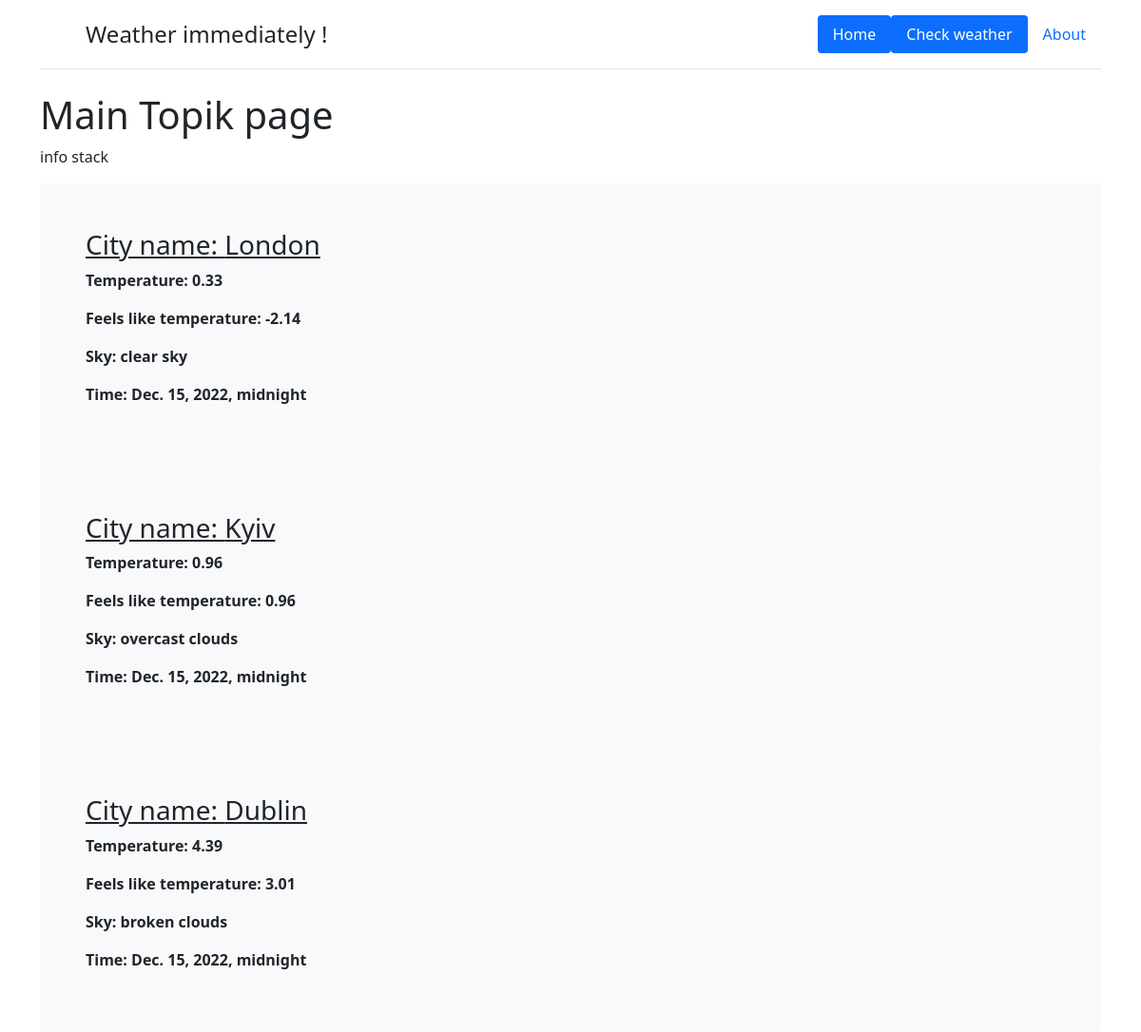
Page /weather/ on the committed database.
### main/models.py (models this page shows)
class Weather(models.Model):
    cityName = models.CharField('City name', max_length=50)
    temperature = models.CharField('temperature', max_length=50)
    feels_like_temperature = models.CharField('feels_like temperature', max_length=50)
    sky = models.CharField('sky', max_length=50)
    time = models.DateTimeField(auto_now=False, auto_now_add=False)
    auto_increment_id = models.AutoField(primary_key=True)

### main/views.py (the view)
# urls.py: path('weather/', views.index, name="home"),
def index(request):
    weather = Weather.objects.all()
    return render(request, 'main/index.html', {'title': 'Main page', 'weather': weather})

### main/templates/main/index.html (shortened to what this page needs)
{% extends 'main/base.html' %}}
{% block content %}
<h1>Main Topik page </h1>
<p>info stack</p>
{% for el in weather %}
    <div class="bg-light p-5 rounded">
        <h3><u>City name: {{ el.cityName }}</u></h3>
        <p><b>Temperature: {{ el.temperature }}</b></p>
        <p><b>Feels like temperature: {{ el.feels_like_temperature }}</b></p>
        <p><b>Sky: {{ el.sky }}</b></p>
        <p><b>Time: {{ el.time }}</b></p>
    </div>
{% endfor %}
{% endblock %}

### rows in the picture
Weather: cityName "London", temperature "0.33", feels_like_temperature "-2.14", sky "clear sky", time "Dec. 15, 2022, midnight"
Weather: cityName "Kyiv", temperature "0.96", feels_like_temperature "0.96", sky "overcast clouds", time "Dec. 15, 2022, midnight"
Weather: cityName "Dublin", temperature "4.39", feels_like_temperature "3.01", sky "broken clouds", time "Dec. 15, 2022, midnight"
